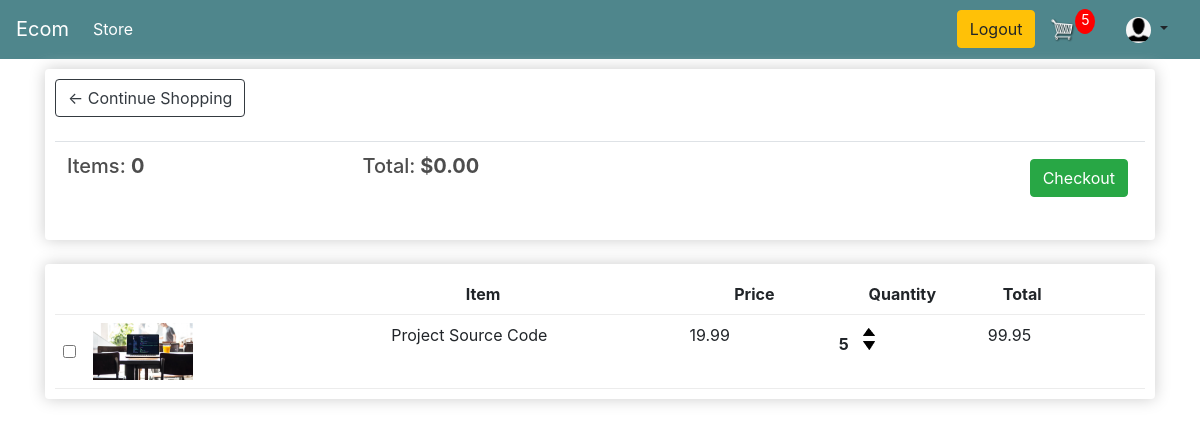
Page /cart/ (signed in) on the earlier database version.
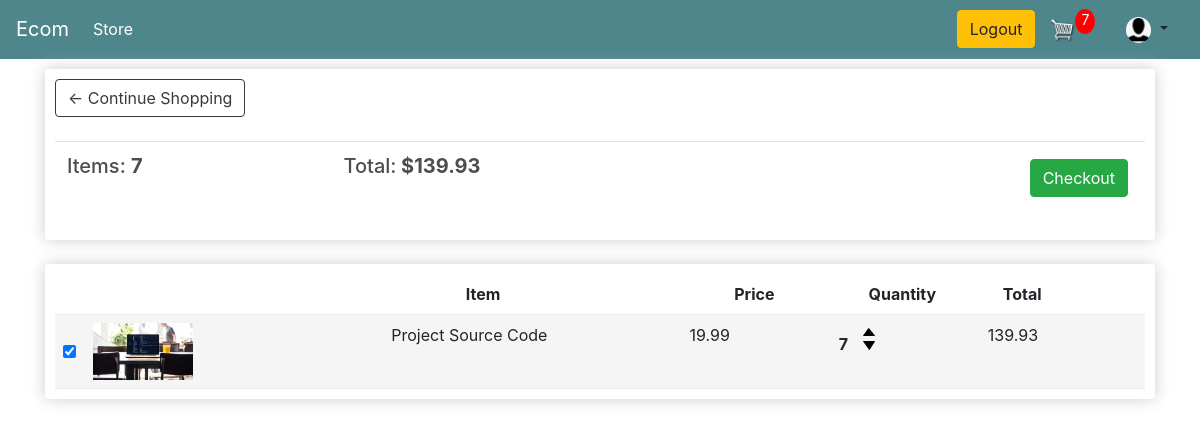
Same page on the later database version.
### store/models.py (models this page shows, shortened)
class Cart(models.Model):
    customer = models.ForeignKey(Customer, on_delete=models.SET_NULL, null=True, blank=True)
    created = models.DateTimeField(auto_now_add=True)
    modified = models.DateTimeField(auto_now=True)
    transaction_id = models.CharField(max_length=100, null=True)
    @property
    def get_cart_total(self):
        cart_items = self.cartitem_set.filter(is_checked = True)
        total = sum([item.get_total for item in cart_items])
        return total
    @property
    def get_all_cart_item_count(self):
        cart_items = self.cartitem_set.all()
        total = sum([item.quantity for item in cart_items])
        return total
    @property
    def get_checked_item_count(self):
        cart_items = self.cartitem_set.filter(is_checked = True)
        total = sum([item.quantity for item in cart_items])
        return total

class CartItem(models.Model):
    product = models.ForeignKey(Product, on_delete=models.SET_NULL, null=True, blank=True)
    cart = models.ForeignKey(Cart, on_delete=models.SET_NULL, null=True, blank=True)
    quantity = models.IntegerField(default=0, null=True, blank=True)
    is_checked = models.BooleanField(default=True)
    date_added = models.DateTimeField(auto_now_add=True)
    @property
    def get_total(self):
        return self.quantity * self.product.price

class Product(models.Model):
    name = models.CharField(max_length=200, null=True)
    price = models.FloatField()
    discount_price = models.FloatField(default=0.0)
    digital = models.BooleanField(default=False, null=True, blank=True)
    image = models.ImageField(null=True, blank=True)
    order_limit = models.IntegerField(default=50)
    @property
    def imageURL(self):
        try:
            url = self.image.url
        except:
            url = ''
        return url

### store/views.py (the view)
# urls.py: path('cart/', store_views.cart, name = 'cart'),
def cart(request):
    cookieData = cartData(request = request)
    noOfCartItems = cookieData['noOfCartItems']
    cart = cookieData['cart']
    items = cookieData['items']
    context={ 'items': items, 'cart': cart, 'noOfCartItems':  noOfCartItems }
    if not request.user.is_authenticated:
        messages.success(request, "Guest Checkout Feature!! You can now order without Login into the site! If all the cart-items are digital, you will not have to give your shipping address also!")
    return render(request, 'store/cart.html', context)

### store/utils.py (called while the page is built)
def cartData(request):
    if request.user.is_authenticated:
        customer = request.user.customer
        cart, created = Cart.objects.get_or_create(customer = customer)
        items = cart.cartitem_set.all()
        noOfCartItems = cart.get_all_cart_item_count
    else:
        cookieData = cookieCart(request = request)
        noOfCartItems = cookieData['noOfCartItems']
        cart = cookieData['cart']
        items = cookieData['items']
    return {
        'noOfCartItems': noOfCartItems,
        'cart': cart,
        'items': items
    }

### templates/store/cart.html (shortened to what this page needs)
{% extends 'store/main.html' %}
{% load static %}
{% block content %}
    <div class="row">
        <div class="col-lg-12">
            <div class="box-element">
                <a  class="btn btn-outline-dark" href="{% url 'store' %}">&#x2190; Continue Shopping</a>
                <br>
                <br>
                <table class="table">
                    <tr>
                        <th><h5>Items: <strong>{{ cart.get_checked_item_count }} </strong></h5></th>
                        <th><h5>Total:<strong> ${{cart.get_cart_total|floatformat:2}} </strong></h5></th>
                        <th>
                            <a id="checkout-button"  style="float:right; margin:5px;" class="btn btn-success" href="{% url 'checkout' %}">Checkout</a>
                        </th>
                    </tr>
                </table>
            </div>
            <br>
            <div class="box-element">
                <div class="cart-row p-2 m-0">
                    <div style="flex:1"></div>
                    <div style="flex:2"></div>
                    <div style="flex:2"><strong>Item</strong></div>
                    <div style="flex:1"><strong>Price</strong></div>
                    <div style="flex:1"><strong>Quantity</strong></div>
                    <div style="flex:1"><strong>Total</strong></div>
                </div>
                {% for item in items %}
                    {% if item.is_checked %}
                    <div class="cart-row p-2 m-0" style="background-color:#f5f5f5;">
                    {% else %}
                    <div class="cart-row p-2 m-0">
                    {% endif %}
                        <div class="form-check form-check-inline">
                            {% if item.is_checked %}
                                <input  data-product={{item.product.id}} data-action="check-uncheck" class="form-check-input update-cart checked" type="checkbox" id="id_{{item.product.id}}" value="{{item.product.id}}" checked>
                            {% else %}
                                <input  data-product={{item.product.id}} data-action="check-uncheck" class="form-check-input update-cart" type="checkbox" id="id_{{item.product.id}}" value="{{item.product.id}}">
                            {% endif %}
                        </div>
                        <div style="flex:2"><img class="row-image" src="{{item.product.imageURL}}"></div>
                        <div style="flex:2"><p>{{item.product.name}}</p></div>
                        <div style="flex:1"><p>{{item.product.price|floatformat:2}} </p></div>
                        <div style="flex:1">
                            <p class="quantity">{{item.quantity}}</p>
                            <div class="quantity">
                                <img data-product={{item.product.id}} data-action="add"  class="chg-quantity update-cart" src="{% static  'images/arrow-up.png' %}">
                                <img data-product={{item.product.id}} data-action="remove"  class="chg-quantity update-cart" src="{% static  'images/arrow-down.png' %}">
                            </div>
                        </div>
                        <div style="flex:1"><p>{{item.get_total|floatformat:2}} </p></div>
                    </div>
                {% endfor %}
        </div>
    </div>
    <link rel="stylesheet" href="https://cdn.jsdelivr.net/npm/pixeden-stroke-7-icon@1.2.3/pe-icon-7-stroke/dist/pe-icon-7-stroke.min.css">
    <link href="https://cdn.jsdelivr.net/npm/bootstrap@4.4.1/dist/css/bootstrap.min.css" rel="stylesheet">
{% endblock content %}

### templates/store/main.html (shortened to what this page needs)
<!DOCTYPE html>
{% load static %}
<html>
    <head>
           <link rel="stylesheet" href="https://stackpath.bootstrapcdn.com/bootstrap/4.4.1/css/bootstrap.min.css">
           <link rel="stylesheet" type="text/css" href="{% static 'css/main.css' %}">
            <link href="https://cdn.jsdelivr.net/npm/bootstrap@4.4.1/dist/css/bootstrap.min.css" rel="stylesheet">
            <link rel="stylesheet" href="https://cdn.jsdelivr.net/npm/pixeden-stroke-7-icon@1.2.3/pe-icon-7-stroke/dist/pe-icon-7-stroke.min.css">
    </head>
    <body>
        <nav class="navbar navbar-expand-lg navbar-dark bg-dark" style="background-color:#4f868c !important">
            <a class="navbar-brand" href="{% url 'store' %}">Ecom</a>
            <div class="collapse navbar-collapse" id="navbarSupportedContent">
                <ul class="navbar-nav mr-auto">
                    <li class="nav-item active">
                        <a class="nav-link" href="{% url 'store' %}">Store <span class="sr-only">(current)</span></a>
                    </li>
                </ul>
                <div class="form-inline my-2 my-lg-0">
                    {% if user.is_authenticated %}
                        <a href={%url 'logout'%} class="btn btn-warning">Logout</a>
                    {% else %}
                        <a href={%url 'login'%} class="btn btn-warning mr-3">Login</a>
                        {% comment %} <a class="nav-item nav-link" href={%url 'login'%}>Login</a> {% endcomment %}
                        <a href={%url 'register'%} class="btn btn-success">Register</a>
                    {% endif %}
                    <a href="{% url 'cart' %}">
                        <img  id="cart-icon" src="{% static 'images/cart.png' %}">
                    </a>
                    <p id="cart-total">{{ noOfCartItems }}</p>
                </div>
                <div class="nav-item dropdown p-0 m-0">
                    <a class="nav-link dropdown-toggle" role="button" data-toggle="dropdown" aria-haspopup="true" aria-expanded="false">
                        <img id="profile-icon" class="rounded-circle article-img" src="{{ request.user.customer.image.url }}">
                    </a>
                </div>
            </div>
        </nav>
         <div class="container">
            {% block content %}
            {% endblock content %}
         </div>
    </body>
</html>

Differences in the rows shown:
changed through a linked row, Cart: get_checked_item_count "0" → "7"; get_cart_total "0.00" → "139.93"
changed CartItem "Project Source Code": is_checked False → True (drawn); quantity "5" → "7"; get_total "99.95" → "139.93"; product.id "☐" → "☑"
Other differences:
{{ noOfCartItems }}: "5" → "7"
